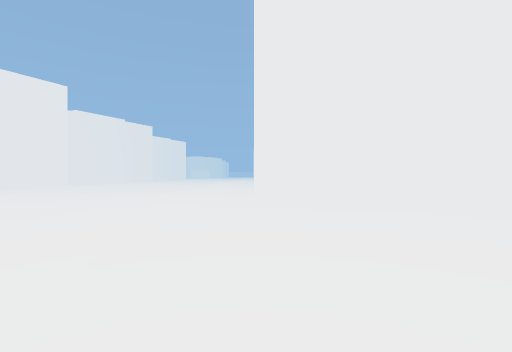
View 1 (above)

18 first-person views from a walk through a Unity game level. The camera is 1.4 m above the floor, looks level and sees 85° across. The floor is counted in squares, 2 m on a side. Each view is taken from the middle of a square. On the plan, view 1 faces up. The plan holds only what a view shows up to about 9 squares ahead; the rest is blank. The place goes on beyond the plan.

View 2
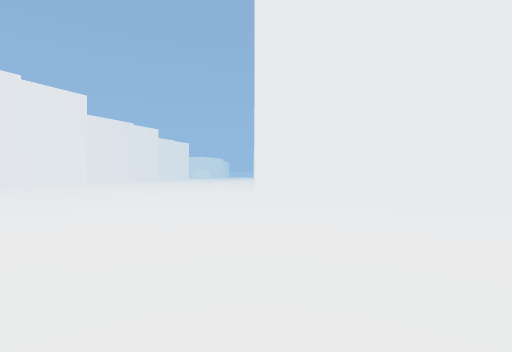

View 3
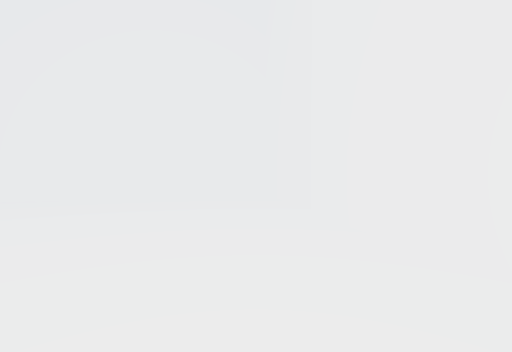

View 4
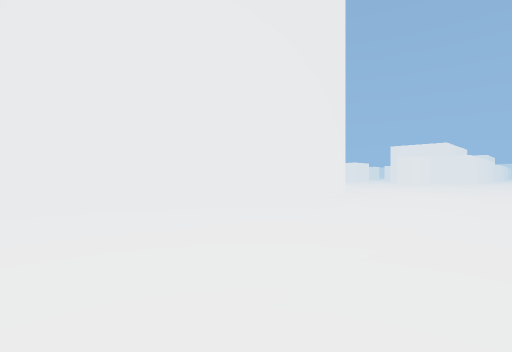

View 5
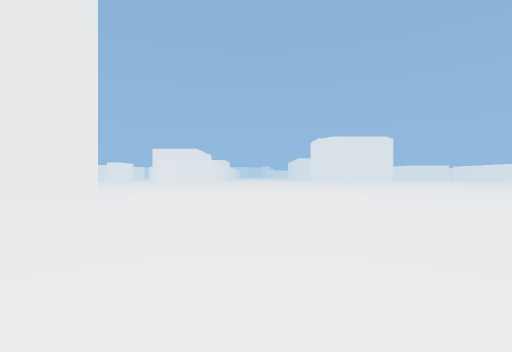

View 6
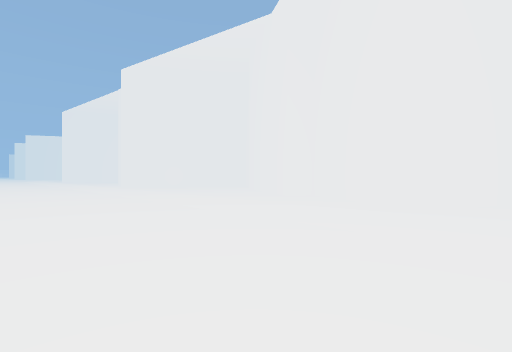

View 7
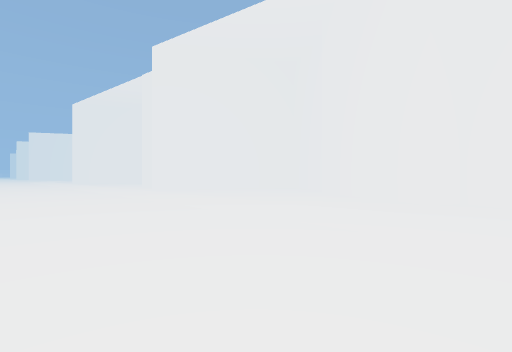

View 8
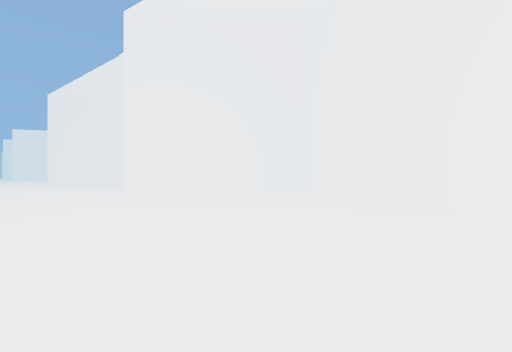

View 9
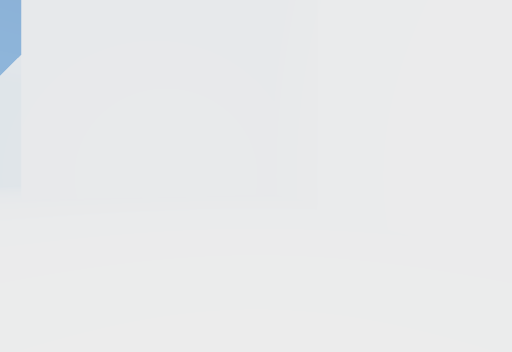

View 10
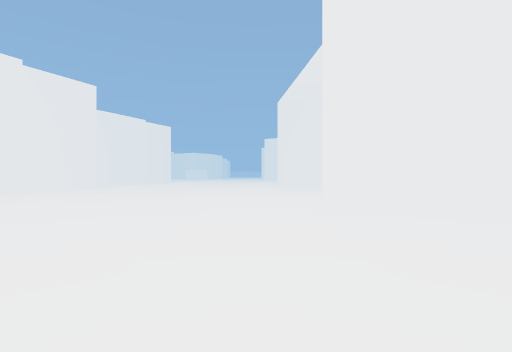

View 11
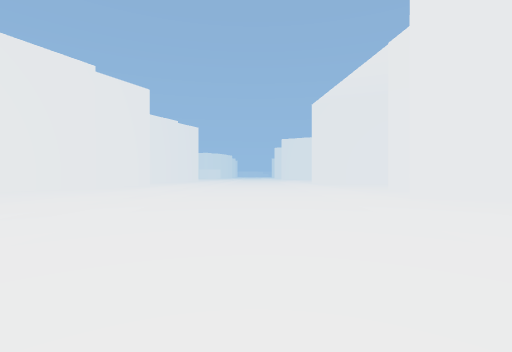

View 12
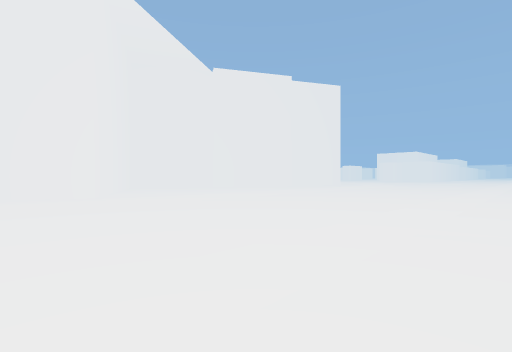

View 13
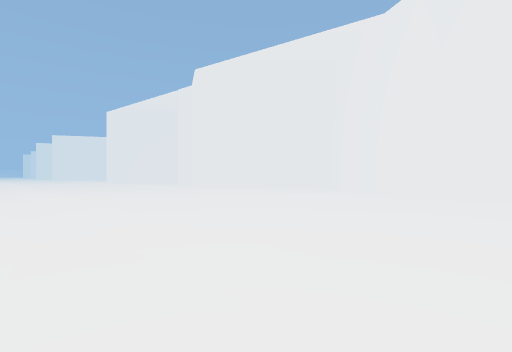

View 14
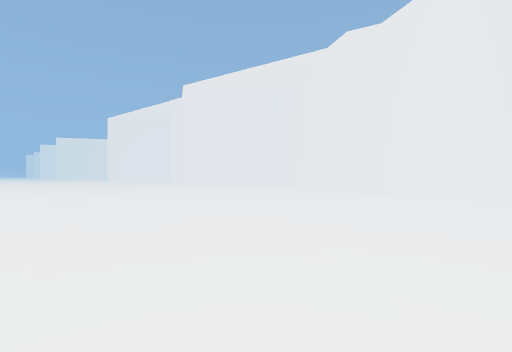

View 15
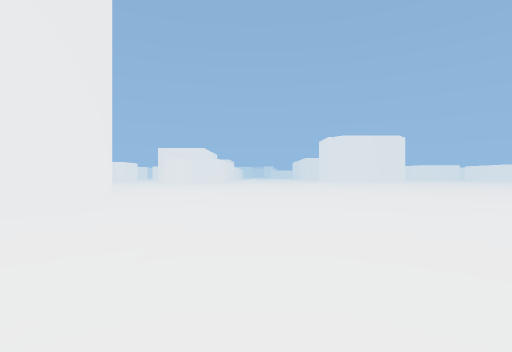

View 16
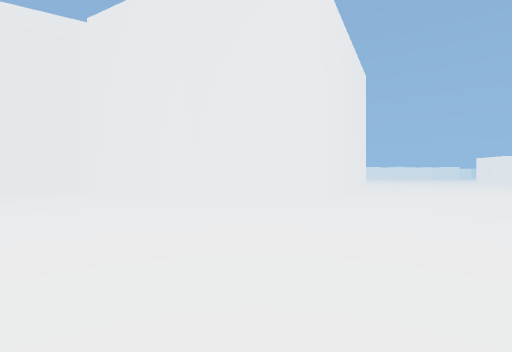

View 17
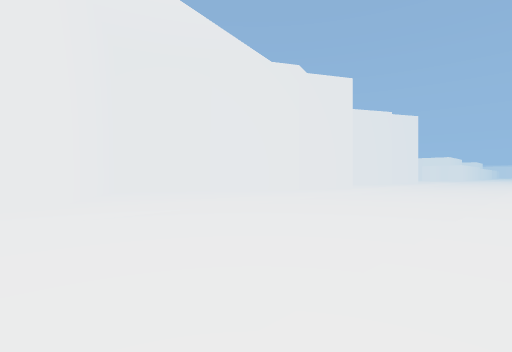

View 18
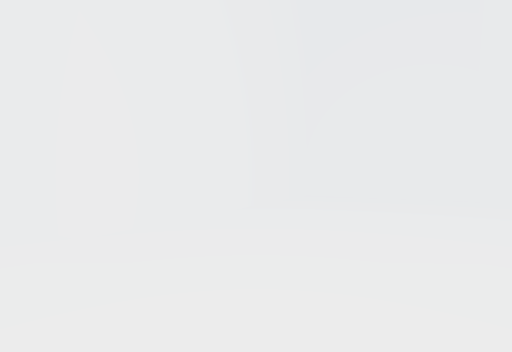

### Floor plan
Key: @ floor where view 1 was taken; # wall or solid block; . main floor; : floor 0.25 m higher than the main floor; / step, stairs or slope.
Columns run from 12 left of view 1 to 7 right of it. Each row starts with its distance up from view 1.
 24   :://.../:/.#
 23   :://.../:/##
 22 ..:://.../:/.###
 21 ..:://.../:/...###
 20   :://.../:/.....##
 19   :://.../:/......#
 18    ://.../:/......#
 17    ://.../:/.....##
 16    ://.../:/.....#
 15   :://.../:/...###
 14   :://.../:/...#
 13   :://.../:/..##
 12   :://.../:/..#
 11   :///.../:/..#
 10   :///.../:/..#
  9   :.//.../:/.##
  8   /.//.../:/##
  7   ..//.../:/.###
  6   ./:/.../:/...###
  5    ///.../:/.....###
  4    ./..../:/.......#
  3    ./..../:/......##
  2    ./..../:/......#
  1    ./..../:/.....##
  0     /..../:/@...##
 -1     /..../:/...##
 -2    ./..../:/...#
 -3   ../..../:/..##
 -4  .../..../:/..#
 -5 ..../..../:/..#
 -6 ..../..../:..##
 -7 ..../..../:/.##
 -8 ..../..../:/..#

Where each view was taken, in squares from view 1:
view 1: 0 up, 0 right, facing up
view 2: 2 down, 0 right, facing up
view 3: 2 down, 0 right, facing up-right
view 4: 1 up, 4 left, facing down-right
view 5: 2 up, 5 left, facing down
view 6: 6 up, 6 left, facing up-right
view 7: 10 up, 6 left, facing up-right
view 8: 12 up, 4 left, facing up-right
view 9: 13 up, 1 left, facing up-right
view 10: 15 up, 2 left, facing up
view 11: 14 up, 5 left, facing up
view 12: 10 up, 9 left, facing down-right
view 13: 9 up, 9 left, facing up-right
view 14: 6 up, 10 left, facing up-right
view 15: 1 up, 4 left, facing down
view 16: 6 down, 7 left, facing right
view 17: 24 up, 8 left, facing down-right
view 18: 21 up, 3 left, facing right
